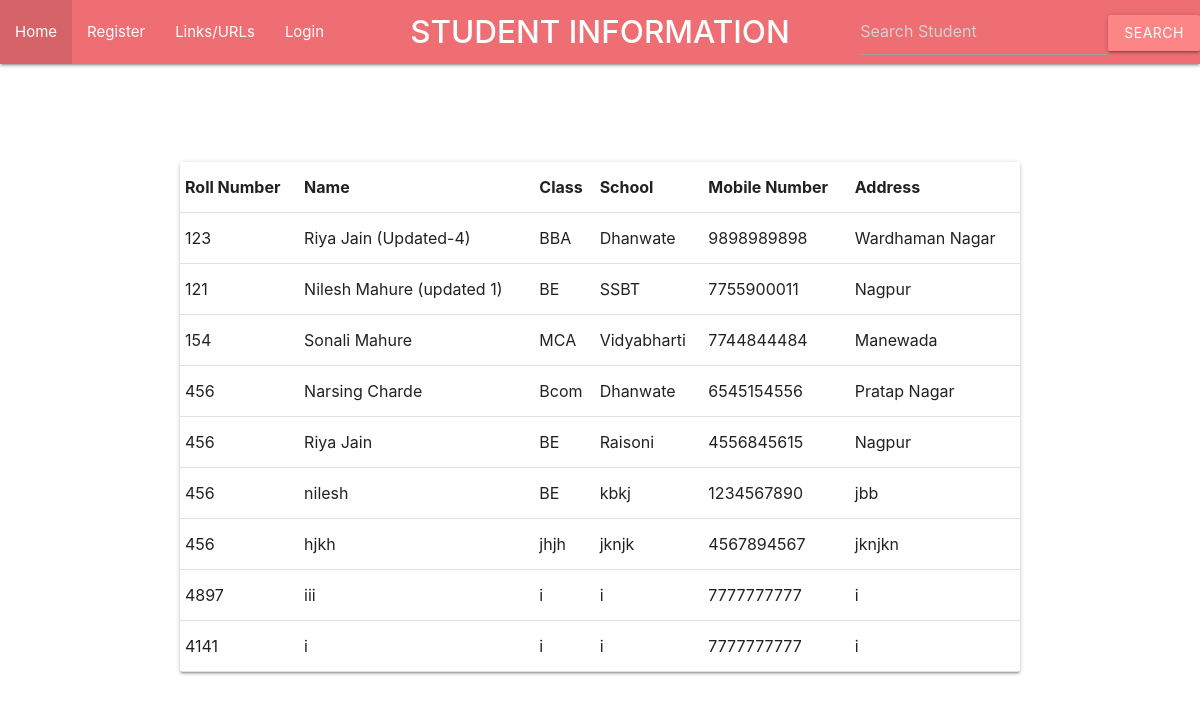
The page / on the database its author committed.
### main/models.py (models this page shows, shortened)
class StudentInfo(models.Model):
    StudentRollNumber = models.CharField(max_length=10)
    StudentName  = models.CharField(max_length=50)
    StudentClass  = models.CharField(max_length=50,null=True)
    StudentSchool  = models.CharField(max_length=50,null=True)
    StudentMobile = models.IntegerField(validators=[MinValueValidator(999999999), MaxValueValidator(9999999999)], null=True)
    StudentAddress  = models.CharField(max_length=50,null=True)
    MathMarks  = models.IntegerField(null=True)
    PhysicsMarks = models.IntegerField(null=True)
    ChemistryMarks  = models.IntegerField(null=True)
    BioMarks  = models.IntegerField(null=True)
    EnglishMarks  = models.IntegerField(null=True)

### main/views.py (the view)
# urls.py: path("", views.homepage, name = 'homepage'),
def homepage(request):
    return render(request=request,
                    template_name="main/home.html",
                    context={"studentinfo":StudentInfo.objects.all})

### main/templates/main/home.html (shortened to what this page needs)
{% extends "main/header.html" %}
{% block content %}
    <br><br>
    <div class="row">
        <div class="col-md-9">
            <div class="card card-body">
                <table class="table table-sm">
                    <tr>
                        <th>Roll Number</th>
                        <th>Name</th>
                        <th>Class</th>
                        <th>School</th>
                        <th>Mobile Number</th>
                        <th>Address</th>
                    </tr>
                    {% for a in studentinfo %}
                        <tr>
                            <td>{{a.StudentRollNumber}} </td>
                            {% if user.is_authenticated %}
                            <td><a href="{% url 'main:academics' a.id %}">{{a.StudentName}}</a></td>
                            {% else %}
                            <td>{{a.StudentName}}</td>
                            {% endif %}
                            <td>{{a.StudentClass}} </td>
                            <td>{{a.StudentSchool}} </td>
                            <td>{{a.StudentMobile}} </td>
                            <td>{{a.StudentAddress}} </td>
                        </tr>
                    {% endfor %}
                </table>
            </div>
        </div>
    </div>
    <br><br>
{% endblock %}

### main/templates/main/header.html (shortened to what this page needs)
<head>
    {% load static %}
    <link href="{% static 'main/css/materialize.css' %}" rel="stylesheet">
</head>
<body>
  {% include "main/includes/navbar.html" %}
  <br><br>
    <div class="container ">
      {% block content %}
      {% endblock %}
    </div>
</body>

### main/templates/main/includes/navbar.html (shortened to what this page needs)
<nav>
    <div class="nav-wrapper">
      <a href="{% url 'main:homepage' %}" class="brand-logo center"><strong>STUDENT INFORMATION</strong></a>
      <ul id="nav-mobile" class="left hide-on-med-and-down">
        <li><a href="{% url 'main:homepage' %}">Home</a></li>
        {% if user.is_authenticated %}
          <li><a href="/addstudent">Add Student</a></li>
          <li><a href="/edit_profile">{{user.username}}</a></li>
          <li><a href="/websearch">Links/URLs</a></li>
          <li><a href="/logout">Logout</a></li>
        {% else %}
          <li><a href="/register">Register</a></li>
          <li><a href="/websearch">Links/URLs</a></li>
          <li><a href="/login">Login</a></li>
        {% endif %}
      </ul>
      <ul id="nav-mobile" class="right hide-on-med-and-down">
        <form class="d-flex" method="POST" action="{% url 'main:searchstudent' %}">
          <li><input class="form-control me-2" type="search" placeholder="Search Student" aria-label="Search" name="searched"></li>
          <li><button class="btn btn-outline-secondary my-2 my-sm-0" style="background-color:rgb(252, 133, 133)" type="submit">Search</button></li>
        </form>
      </ul>
    </div>
</nav>

### rows shown on the page
StudentInfo: StudentRollNumber "123", StudentName "Riya Jain (Updated-4)", StudentClass "BBA", StudentSchool "Dhanwate", StudentMobile "9898989898", StudentAddress "Wardhaman Nagar"
StudentInfo: StudentRollNumber "121", StudentName "Nilesh Mahure (updated 1)", StudentClass "BE", StudentSchool "SSBT", StudentMobile "7755900011", StudentAddress "Nagpur"
StudentInfo: StudentRollNumber "154", StudentName "Sonali Mahure", StudentClass "MCA", StudentSchool "Vidyabharti", StudentMobile "7744844484", StudentAddress "Manewada"
StudentInfo: StudentRollNumber "456", StudentName "Narsing Charde", StudentClass "Bcom", StudentSchool "Dhanwate", StudentMobile "6545154556", StudentAddress "Pratap Nagar"
StudentInfo: StudentRollNumber "456", StudentName "Riya Jain", StudentClass "BE", StudentSchool "Raisoni", StudentMobile "4556845615", StudentAddress "Nagpur"
StudentInfo: StudentRollNumber "456", StudentName "nilesh", StudentClass "BE", StudentSchool "kbkj", StudentMobile "1234567890", StudentAddress "jbb"
StudentInfo: StudentRollNumber "456", StudentName "hjkh", StudentClass "jhjh", StudentSchool "jknjk", StudentMobile "4567894567", StudentAddress "jknjkn"
StudentInfo: StudentRollNumber "4897", StudentName "iii", StudentClass "i", StudentSchool "i", StudentMobile "7777777777", StudentAddress "i"
StudentInfo: StudentRollNumber "4141", StudentName "i", StudentClass "i", StudentSchool "i", StudentMobile "7777777777", StudentAddress "i"
